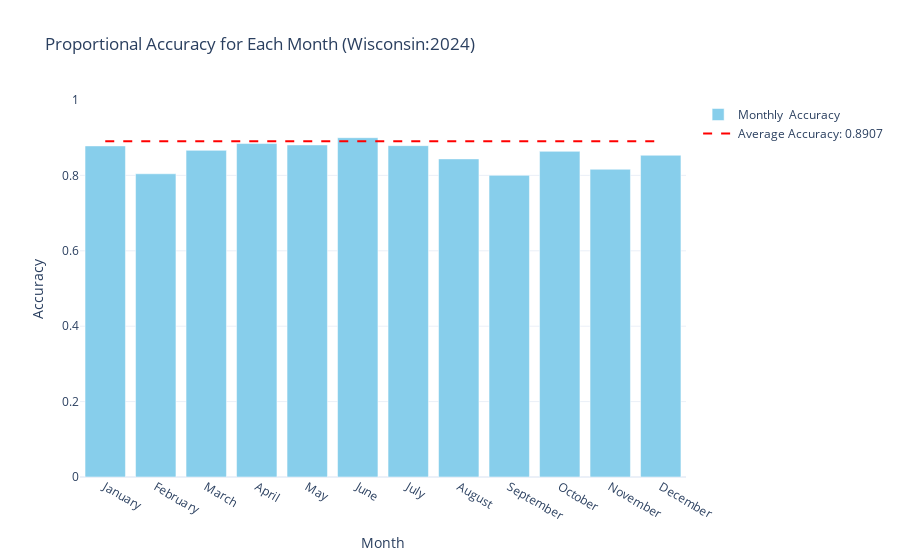

The notebook cell this image was saved under:
### Code cell
import plotly.graph_objects as go

# Adjusted Proportional Accuracy for each month
months = [1, 2, 3, 4, 5, 6, 7, 8, 9, 10, 11, 12]
month_names = ["January", "February", "March", "April", "May", "June", "July", "August", "September", "October", "November", "December"]
adjusted_accuracies = [0.8782, 0.8043, 0.8664, 0.8845, 0.8808, 0.9000, 0.8789, 0.8438, 0.8001, 0.8638, 0.8163, 0.8534]
average_accuracy = 0.8907  # Overall average accuracy

layout = go.Layout(
    legend=dict(
        font=dict(
            size=8 
        )
    )
)

fig = go.Figure()

# Add bar trace for monthly accuracies
fig.add_trace(go.Bar(
    x=month_names,
    y=adjusted_accuracies,
    name='Monthly  Accuracy',
    marker_color='skyblue'
))

# Add a horizontal line for the average accuracy
fig.add_trace(go.Scatter(
    x=month_names,
    y=[average_accuracy] * len(month_names),
    mode='lines',
    name=f'Average Accuracy: {average_accuracy:.4f}',
    line=dict(color='red', dash='dash')
))

# Update layout for titles and axis labels
fig.update_layout(
    title='Proportional Accuracy for Each Month (Wisconsin:2024)',
    xaxis=dict(
        title='Month',
        tickmode='array',
        tickvals=month_names,  # Set x-axis values to the month names
    ),
    yaxis=dict(
        title='Accuracy',
        range=[0, 1]
    ),
    showlegend=True,
    template='plotly_white',
    # width=600,
    # height=600
)

# Show the plot
fig.show()

# Save the plot as an HTML file (optional)
# fig.write_html("adjusted_accuracy_monthly_plotly.html")

### Figure 1 — Plotly figure (JSON) as saved in the notebook; plotly's stock layout.template omitted (floating-point values rounded to 4 significant figures)
{"data": [{"marker": {"color": "skyblue"}, "name": "Monthly  Accuracy", "type": "bar", "x": ["January", "February", "March", "April", "May", "June", "July", "August", "September", "October", "November", "December"], "y": [0.8782, 0.8043, 0.8664, 0.8845, 0.8808, 0.9, 0.8789, 0.8438, 0.8001, 0.8638, 0.8163, 0.8534]}, {"line": {"color": "red", "dash": "dash"}, "mode": "lines", "name": "Average Accuracy: 0.8907", "type": "scatter", "x": ["January", "February", "March", "April", "May", "June", "July", "August", "September", "October", "November", "December"], "y": [0.8907, 0.8907, 0.8907, 0.8907, 0.8907, 0.8907, 0.8907, 0.8907, 0.8907, 0.8907, 0.8907, 0.8907]}], "layout": {"showlegend": true, "title": {"text": "Proportional Accuracy for Each Month (Wisconsin:2024)"}, "xaxis": {"tickmode": "array", "tickvals": ["January", "February", "March", "April", "May", "June", "July", "August", "September", "October", "November", "December"], "title": {"text": "Month"}}, "yaxis": {"range": [0, 1], "title": {"text": "Accuracy"}}}}
